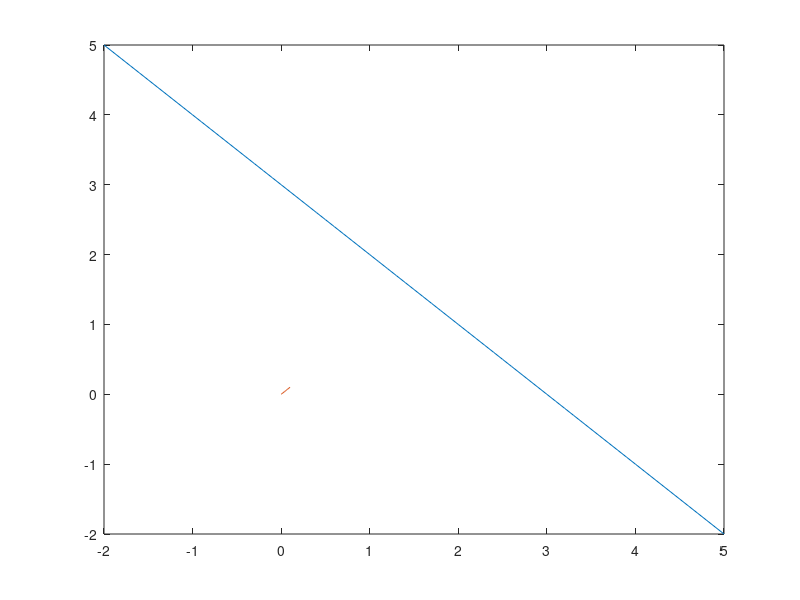

Here is the MATLAB script that generated this plot: (Note: this script raises an error after producing the figure.)
x=-2:0.1:5;
y=-2:0.1:5;
W=[0.1 0.1];
w1=0:0.01:0.1;
w2=0:0.01:0.1;
LimitLine=-x+3;
plot(x,LimitLine), hold on
plot(w1,w2), hold on
for x1=-2:0.1:5
    for y1=-2:0.1:5
        a=hardlim(W*[x1;y1]-0.3);
        if a==1
            plot(x1,y1,'m.'), hold on
        else
            plot(x1,y1,'g.'), hold on
        end
    end
end